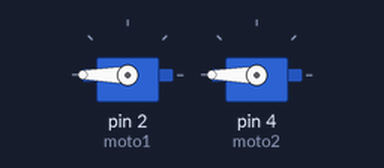
The sketch below on a simulated Arduino Uno, built with avr-gcc and run on an emulated ATmega328P. Shown: 2 × servo.

Above: at 0.05 s.
At 4.0 s:
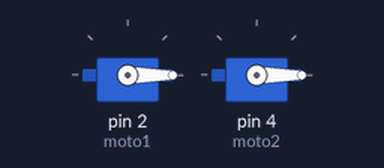
Timing chart, 0 to 5.2 s (numbered marks = the images above):
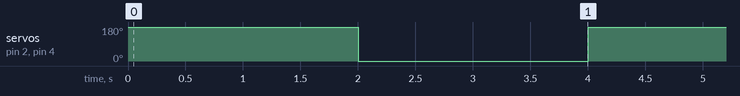

Measured:
- by itself, servo on pin 2 (moto1), servo on pin 4 (moto2): alternates 180° for 2.0 s and 0° for 2.0 s

The sketch:

servo.ino
```cpp
#include <Servo.h>

Servo  moto1;
Servo  moto2;
void setup(){

  moto1.attach(2); //motor1 connected to pin2 arduino

  moto2.attach(4);   //motor2 connected to pin4 arduino
}
void loop(){

  moto1.write(360); //motor1 will rotate at 360 degree
  moto2.write(360);   //motor2 will rotate at 360 degree

  delay(2000);
                       //all the motors will go back at the start point
  moto1.write(0);
 moto2.write(0);
    delay(2000);
}
```
